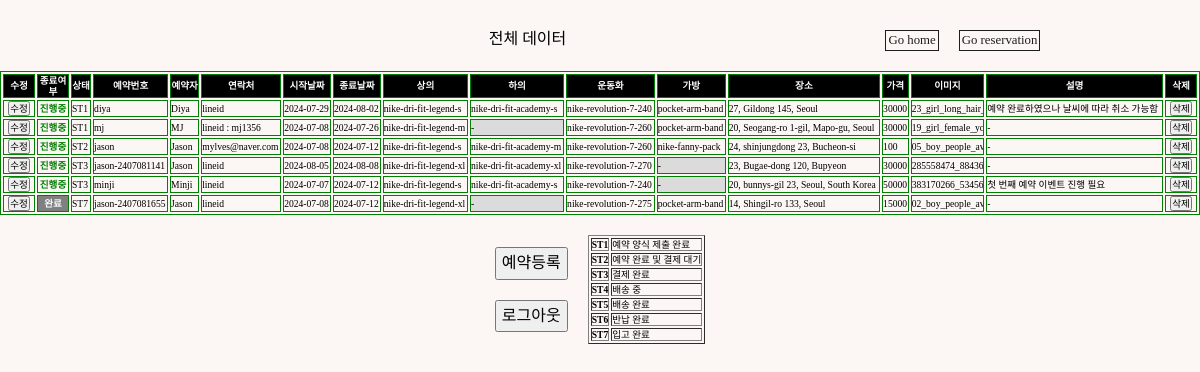
The page /sterna/data/ (signed in) on the database as committed earlier.
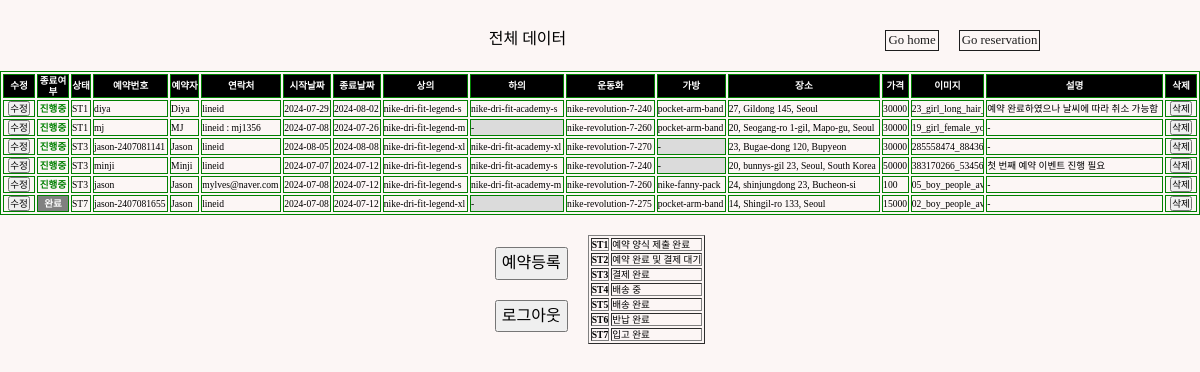
The same page on the database as committed later.
### reservation/models.py (models this page shows, shortened)
class Reservation(models.Model):
    STATUS_CHOICE = [
        ('ST1','예약 양식 제출 완료'),
        ('ST2','예약 완료 및 결제 대기'),
        ('ST3','결제 완료'),
        ('ST4','배송 중'),
        ('ST5','배송 완료'),
        ('ST6','반납 완료'),
        ('ST7','입고 완료')
    ]
    reserv_id = models.CharField(max_length=20, primary_key=True)
    client = models.CharField(max_length=20)
    contact = models.CharField(max_length=50, blank=False)
    start_date = models.DateField()
    start_time = models.TimeField(blank=True, default=timezone.now)
    end_date = models.DateField()
    end_time = models.TimeField(blank=True, default=timezone.now)
    top = models.ForeignKey(Item, on_delete=models.CASCADE, limit_choices_to={'category':'top'}, related_name="topName", blank=True, null=True)
    bottom = models.ForeignKey(Item, on_delete=models.CASCADE, limit_choices_to={'category':'bottom'}, related_name="bottomName", blank=True, null=True)
    shoes = models.ForeignKey(Item, on_delete=models.CASCADE, limit_choices_to={'category':'shoes'}, related_name="shoesName", blank=True, null=True)
    bag = models.ForeignKey(Item, on_delete=models.CASCADE, limit_choices_to={'category':'bag'}, related_name="bagName", blank=True, null=True)
    image = models.ImageField(upload_to="", blank=True)
    desc = models.TextField(blank=True, default="-")
    status = models.CharField(
        max_length=3,
        choices=STATUS_CHOICE,
        default='ST1',
    )
    completed = models.BooleanField(default=False)
    cost = models.IntegerField(default=0)
    location = models.CharField(max_length=50, blank=False)

class Item(models.Model):
    CATEGORY = [
        ('shoes','Shoes'),
        ('top','Top'),
        ('bottom','Bottom'),
        ('bag','Bag & Pouch'),
        ('etc','ETC')
    ]
    SIZE = [
        ('Others','free'),
        ('shoes',(
            ('220','220mm'),
            ('225','225mm'),
            ('230','230mm'),
            ('235','235mm'),
            ('240','240mm'),
            ('245','245mm'),
            ('250','250mm'),
            ('255','255mm'),
            ('260','260mm'),
            ('265','265mm'),
            ('270','270mm'),
            ('275','275mm'),
            ('280','280mm'),
            ('285','285mm'),
            ('290','290mm'),
            ('295','295mm'),
            ('300','300mm'),
        )),
        ('top',(
            ('XS','XS'),
            ('S','S'),
            ('M','M'),
            ('L','L'),
            ('XL','XL'),
            ('XXL','XXL'),
        )),
        ('bottom',(
            ('XS','XS'),
            ('S','S'),
            ('M','M'),
            ('L','L'),
            ('XL','XL'),
            ('XXL','XXL'),
        ))
    ]
    GENDER = {
        ('M','Male'),
        ('F','Female'),
        ('E','NO Gender')
    }
    category = models.CharField(max_length=10, choices=CATEGORY)
    gender = models.CharField(max_length=1, blank=True, choices=GENDER)
    name = models.CharField(max_length=20, blank=True)
    model_num = models.CharField(primary_key=True, max_length=50, blank=True)
    size = models.CharField(max_length=10, blank=True, choices=SIZE)
    amount = models.IntegerField(default=0, blank=True)
    link = models.URLField(blank=True)
    def __str__(self):
        return self.model_num

### reservation/views.py (the view)
# urls.py: path("sterna/data/", views.data, name="data"),
@login_required(login_url='users:login')
def data(request):
    reservation = Reservation.objects.all().order_by('status')
    context = {'reservation': reservation}
    return render(request, 'admin/data.html', context)

### templates/admin/data.html (shortened to what this page needs)
{% load static %}
<!DOCTYPE html>
<html lang="en">
  <head>
    <link rel="stylesheet" type="text/css" href="{% static 'css/sterna.css' %}"/>
    <link rel="stylesheet" type="text/css" href="{% static 'css/normalize.css' %}"/>
    <link href="https://cdnjs.cloudflare.com/ajax/libs/bootstrap-datetimepicker/3.0.0/css/bootstrap-datetimepicker.min.css" rel="stylesheet"/>
  </head>
  <body>
    <div class="tocenter">
      <div class="flex-row" style="width:100%; margin: 30px 0 20px 0; justify-content:space-around;">
        <div style="width:10px;"></div>
        <div>
          <p>전체 데이터</p>
        </div>
        <div class="flex-row">
          <a style="border:solid 1px; font-size:0.8rem; padding:2px;" href="{% url "reservation:sterna" %}">Go home</a>
          <div style="width:20px;"></div>
          <a style="border:solid 1px; font-size:0.8rem; padding:2px;" href="{% url "reservation:book" %}">Go reservation</a>
        </div>
      </div>
    </div>
    {% if user.is_staff %}
      <div>
        <table border="1" bordercolor="green" style="font-size:0.6rem; width:100%;">
          <tr style="background-color:black; color:white;">
            <th scope="col" style="width:30px; text-align:center">수정</th>
            <th scope="col" style="width:30px; text-align:center">종료여부</th>
            <th scope="col">상태</th>
            <th scope="col">예약번호</th>
            <th scope="col">예약자</th>
            <th scope="col">연락처</th>
            <th scope="col">시작날짜</th>
            <th scope="col">종료날짜</th>
            <th scope="col">상의</th>
            <th scope="col">하의</th>
            <th scope="col">운동화</th>
            <th scope="col">가방</th>
            <th scope="col">장소</th>
            <th scope="col">가격</th>
            <th scope="col" style="max-width:70px; text-align:center">이미지</th>
            <th scope="col">설명</th>
            <th scop="com">삭제</th>
          </tr>
          {% for data in reservation %}
            <tr>
              <td style="width:30px; text-align:center">
                <a href="{% url "reservation:update" data.pk %}">
                  <button>수정</button>
                </a>
              </td>
              {% if data.completed == True %}
                <td style="color:white; font-weight:bold; background-color:grey; text-align:center;">완료</td>
              {% else %}
                <td style="color:green; font-weight:bold; text-align:center;">진행중</td>
              {% endif %}
              <td>{{data.status}}</td>
              <td>{{data.reserv_id}}</td>
              <td>{{data.client}}</td>
              <td>{{data.contact}}</td>
              <td>{{data.start_date | date:"Y-m-d"}}</td>
              <td>{{data.end_date | date:"Y-m-d"}}</td>
              {% if data.top.name == None %}
                <td style='background-color:#DBDBDB;'>-</td>
              {% else %}
                <td>{{data.top}}</td>
              {% endif %}
              {% if data.bottom.name == None %}
                <td style='background-color:#DBDBDB;'>-</td>
              {% else %}
                <td>{{data.bottom}}</td>
              {% endif %}
              {% if data.shoes.name == None %}
                <td style='background-color:#DBDBDB;'>-</td>
              {% else %}
                <td>{{data.shoes}}</td>
              {% endif %}
              {% if data.bag.name == None %}
                <td style='background-color:#DBDBDB;'>-</td>
              {% else %}
                <td>{{data.bag}}</td>
              {% endif %}
              <td>{{data.location}}</td>
              <td>{{data.cost}}</td>
              <td style="max-width:70px; overflow:hidden;">{{data.image}}</td>
              <td>{{data.desc}}</td>
              <td style="width:30px; text-align:center">
                <div class="del-button">
                  <a href="{% url "reservation:delpage" data.pk %}">
                    <button>삭제</button>
                  </a>
                </div>
              </td>
            </tr>
          {% endfor %}
        </table>
        <div class="flex-row">
          <div class="flex-column">
            <div class="tocenter" style="margin:20px 0 0 0;">
              <a href="{% url "reservation:register" %}">
                <button style="padding: 5px;">예약등록</button>
              </a>
            </div>
            <div class="tocenter" style="margin:20px 0 0 0;">
              <a href="{% url "users:logout" %}">
                <button style="padding: 5px;">로그아웃</button>
              </a>
            </div>
          </div>
          <table style="margin:20px 0 0 20px;" border="1">
            <tr style='font-weight:normal; font-size:0.6rem;'>
              <th>ST1</th>
              <td>예약 양식 제출 완료</td>
            </tr>
            <tr style='font-weight:normal; font-size:0.6rem;'>
              <th>ST2</th>
              <td>예약 완료 및 결제 대기</td>
            </tr>
            <tr style='font-weight:normal; font-size:0.6rem;'>
              <th>ST3</th>
              <td>결제 완료</td>
            </tr>
            <tr style='font-weight:normal; font-size:0.6rem;'>
              <th>ST4</th>
              <td>배송 중</td>
            </tr>
            <tr style='font-weight:normal; font-size:0.6rem;'>
              <th>ST5</th>
              <td>배송 완료</td>
            </tr>
            <tr style='font-weight:normal; font-size:0.6rem;'>
              <th>ST6</th>
              <td>반납 완료</td>
            </tr>
            <tr style='font-weight:normal; font-size:0.6rem;'>
              <th>ST7</th>
              <td>입고 완료</td>
            </tr>
          </table>
        </div>
      </div>
    {% else %}
      <p class='tocenter' style='margin-top:30px; font-weight:bold; color:blue; font-size:2rem;'>관리자만 열람 가능</p>
    {% endif %}
  </body>
</html>

### static/css/sterna.css (style rules this page uses)
:root { --sterun-primary-color: #fbff00; --sterun-secondary-color: #3A3A3A; --sterun-thirdary-color: #4467AF; --sterun-white-color: #FCF6F5; --sterun-black-color: #1d1d1d; --sterun-grey-color: #E8E8E8; }
* { margin: 0; padding: 0; font-family: "SCDream"; z-index:100; }
html, body { background-color: var(--sterun-white-color); margin-top: 100px; min-height: 100%; margin: 0; }
a { color: var(--sterun-black-color); text-decoration: none; }
.tocenter { display: flex; flex-direction: column; align-items: center; width:100%; }
.flex-row { display: flex; flex-direction: row; flex-flow: wrap; justify-content: center; }
.flex-column { justify-content: center; display: flex; flex-direction: column; }

Rows that differ between the two databases and show on the page:
changed Reservation "jason": status "ST2" → "ST3"; moves down the list
